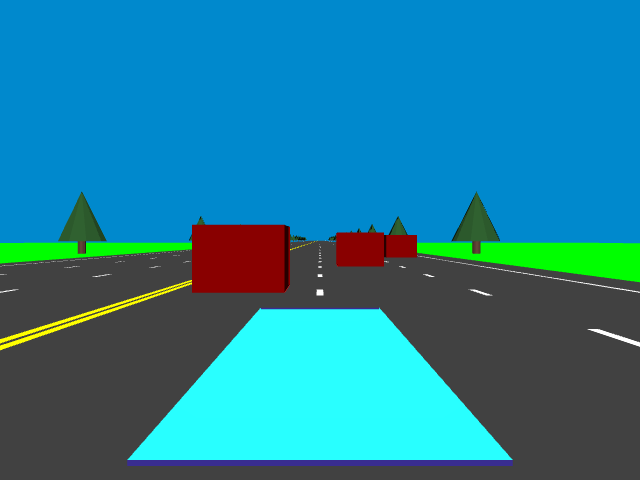
%> input picture BaseIm.png, 640 x 480 px
$ octave invPerspTest_Broggi_color.m   (GNU Octave 9; MATLAB toolbox functions it lacks are replaced by stand-ins)
%> lines starting %> are read from the running program, lines starting %| are printed output that depends on the picture
% Script which maps the MATLAB test image in camera pixel coordinates (Ic)
% to a bird's eye view image in world coordinates (Iw) using the inverse
% perspective mapping functions published by Bertozzi and Broggi.
%
% Authors:
%---------
% Eric Johnson and Randy Hamburger
% University of Utah
% CS 5320/6320 - Computer Vision
% March 8, 2007
%
% Results: The equations work well enough to give a pretty good output
% image, but as found in the Mathcad experimentations, horizontal lines
% come out curved, indicating that there is some kind of inaccuracy/error
% in these equations.  This is worrisome, because we don't know how much
% error in the lane detection this problem may introduce.
%
% Furthermore, the curvature introduced by these equations makes it so that
% the interpolation in the image->world mapped pixels has to work on a
% totally non-uniformly spaced grid.  This is much more computationally
% intensive than what would be required by a correct mapping where at least
% rows of pixels would remain straight when mapped to world coordinates.

clear; clc;

m = 240;
n = 320;

% Ic = imread('grayRoadScene.tif');
% Ic = imread('roadPicBig.tif');
Ic = imread('BaseIm.png');
%> Ic is the input picture: size 480x640x3 uint8; mean R, G, B 31.4, 127.9, 153.9
% [4 lines of commented-out code are left out]

[m,n,c] = size(Ic);
%> m = 480; n = 640; c = 3
Ic = double(Ic)/255;
%> Ic: size 480x640x3 double

% Obtain alpha from the overall viewing angle.
alpha_tot = 20*pi/180;
den = sqrt((m-1)^2+(n-1)^2);
%> den = 798.6
alpha = atan( (m-1)/den * tan(alpha_tot) );
%> alpha = 0.215

% [5 lines of commented-out code are left out]

cx = 0;
cy = 0;
cz = 4.4;%3.28084;
gamma0 = 0*pi/180;
theta0 = atan(1/(0.5*1609.34));%atan(0.5/20);

%-------------------------
% Get Xvis Yvis Matrices
%-------------------------

rHorizon = ceil((m-1)/(2*alpha)*(alpha-theta0)+1);
%> rHorizon = 240
% In actuality, the data is so compressed by that point that it's almost
% useless, so move rHorizon down a few rows to where we still have some hope
% of resolving the lane markers.
rHorizon = rHorizon + 10;
%> rHorizon = 250

% If we take from that row down in the cropped image, that leaves us with:
mCropped = m-rHorizon+1; % rows in the cropped image.
%> mCropped = 231

Xvis = zeros(mCropped,n);
Yvis = zeros(size(Xvis));
Icropped = Ic(rHorizon:m,:,:);
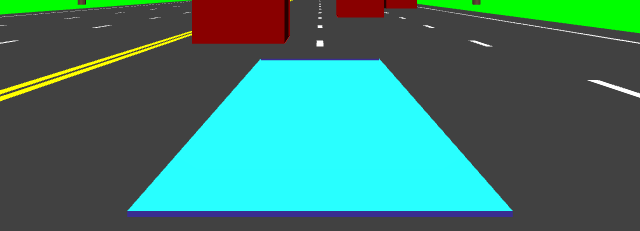
%> Icropped: size 231x640x3 double; mean R, G, B 0.239, 0.473, 0.435

for r = 1:mCropped

    rOrig = r + rHorizon - 1;
    u = rOrig - 1;

    for c = 1:n
        v = c - 1;
        cotStuff = cot(theta0-alpha+u*(2*alpha)/(m-1));
        otherArg = gamma0-alpha+v*(2*alpha)/(n-1);
        Xvis(r,c) = cz*cotStuff*sin(otherArg) + cx;
        Yvis(r,c) = cz*cotStuff*cos(otherArg) + cy;
    end
end
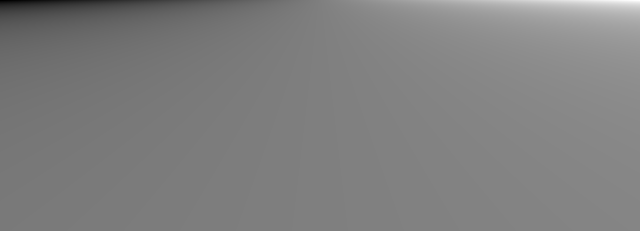
%> Xvis: size 231x640 double; min -96.07, max 96.07, mean 0; drawn with min black and max white
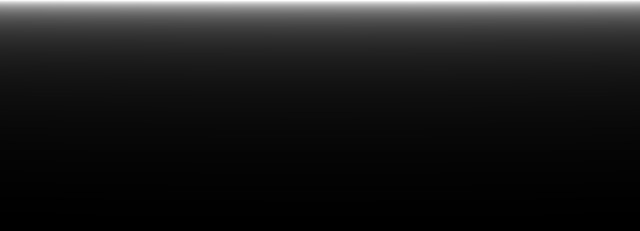
%> Yvis: size 231x640 double; min 19.57, max 450.4, mean 66.1; drawn with min black and max white

% To see how the image points spread out in the world frame, we can do:
% plot(Xvis(:), Yvis(:), 'LineStyle', 'none', 'Marker', '.', 'MarkerSize', 4);

% We can also get a pretty good idea of what the image will turn out like
% by plotting these points as a surface and using the image as the color
% data for the faces.
figure('Units','normalized', 'Position', [0.05 0.05 0.7 0.4]);
% surf(Yvis, -Xvis, zeros(size(Xvis)), 'FaceColor', 'interp', ...
%     'CData', floor(Icropped*255), 'EdgeColor', 'none');
surf(Yvis, -Xvis, zeros(size(Xvis)), 'FaceColor', 'interp', ...
    'CData', floor(rgb2gray(Icropped)*255), 'EdgeColor', 'none');
view(2);
axis image;
colormap(gray);
set(gca, 'YLim', [-40 40]);
title('Bertozzi and Broggi''s Inverspse Perspective Mapping Results', 'FontSize', 10);
xlabel('Forward Distance (feet)');
ylabel('Side to Side Distance (feet)');

% For comparison, also plot where the lane markers and stop line should be
% according to the way they were generated.  (Remember that this method is
% supposed to take care of the offset between the camera and the origin.)
width = 1.5;
hOut = line([Yvis(end,1), Yvis(1,1)], [-9.84252, -9.84252], [0 0], 'LineStyle', '--', ...
    'Color', 'r', 'LineWidth', width);
line([Yvis(end,1), Yvis(1,1)], [9.84252, 9.84252], [0 0], 'LineStyle', '--', ...
    'Color', 'r', 'LineWidth', width);
hCent = line([Yvis(end,1), Yvis(1,1)], [0, 0], [0 0], 'LineStyle', '--', ...
    'Color', 'b', 'LineWidth', width);
hStop = line([76, 76], [-9.84252, 0], [0 0], 'LineStyle', '--', ...
    'Color', 'y', 'LineWidth', width);
legend([hOut, hCent, hStop], {'Ideal Outside', 'Ideal Center', 'Ideal Stop Line'}, ...
    'Location', 'NEO');

% The lane markers and stop line in the mapped image don't come out that
% close using this method.  The distance to the lane marker is particularly
% erroneous.


%---------------------------
%% Set up the xg, yg ranges
%---------------------------

% Based on the above plot command, the following ranges seem reasonable.
step = 0.125;
xg = 34:-step:-34; % Need to go top to bottom so the image won't get
                   % mirrored vertically.
yg = (10:step:200)';

%------------------------------------------------
%% Interpolate to get the world coordinate image
%------------------------------------------------

% Iw = griddata(Xvis, Yvis, Icropped, xg, yg, 'linear');
clear Iw
%> (the run ends here)
